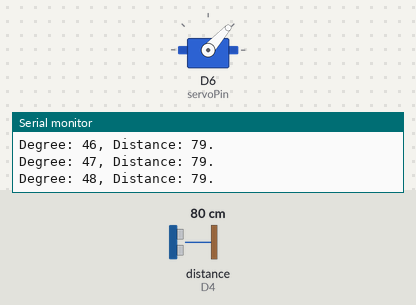
A sketch run on a simulated ESP8266 (NodeMCU). On the bench: servo, the last lines printed to the serial monitor. Wiring (inferred from the names in the program): ultrasonic range finder: trigger D5; echo D4. The inputs (shaded band) are chosen by the test bench; at power-on: distance to the obstacle (sensor on D4) 80 cm. The echo pulse lasts 58.3 µs per cm.

Above: at 1.2 s.
1.3 s: distance to the obstacle (sensor on D4) set to 2 cm
At 1.73 s:
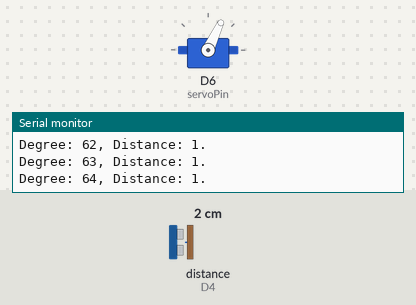
4.3 s: distance to the obstacle (sensor on D4) set to 250 cm
At 5.05 s:
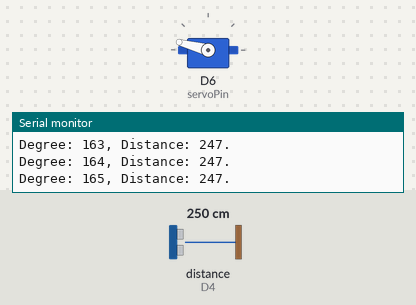
7.3 s: distance to the obstacle (sensor on D4) set to 299 cm
At 8.4 s:
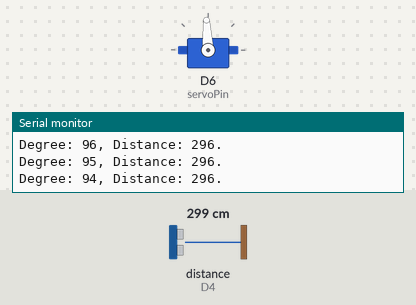
10.3 s: distance to the obstacle (sensor on D4) set to 4 cm
Timing chart, 0 to 14.3 s (numbered marks = the images above; inputs shaded):
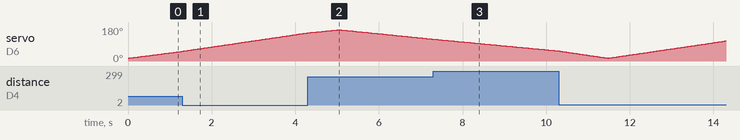

The sketch:

servo_ultrasonicsensor.ino
```cpp
#include <Servo.h>

Servo myservo;
#define servoPin D6
#define trigPin D5
#define echoPin D4

long duration;
int distance;

void setup() {
  pinMode(trigPin, OUTPUT);
  pinMode(echoPin, INPUT);
  Serial.begin(115200);
  myservo.attach(servoPin);
  myservo.write(0);
}

void loop() {
  for(int i=15;i<=165;i++){
    myservo.write(i);
    delay(30);
    Serial.print("Degree: ");
    Serial.print(i);
    distance = calculateDistance();
    Serial.print(", Distance: ");
    Serial.print(distance);
    Serial.println(".");
  }
  for(int i=165;i>15;i--){
    myservo.write(i);
    delay(30);
    Serial.print("Degree: ");
    Serial.print(i);
    distance = calculateDistance();
    Serial.print(", Distance: ");
    Serial.print(distance);
    Serial.println(".");
  }
}

int calculateDistance(){
  digitalWrite(trigPin, LOW);
  delayMicroseconds(2);
  digitalWrite(trigPin, HIGH);
  delayMicroseconds(10);
  digitalWrite(trigPin, LOW);
  duration = pulseIn(echoPin, HIGH);
  distance= duration*0.034/2;
  return distance;
}
```
